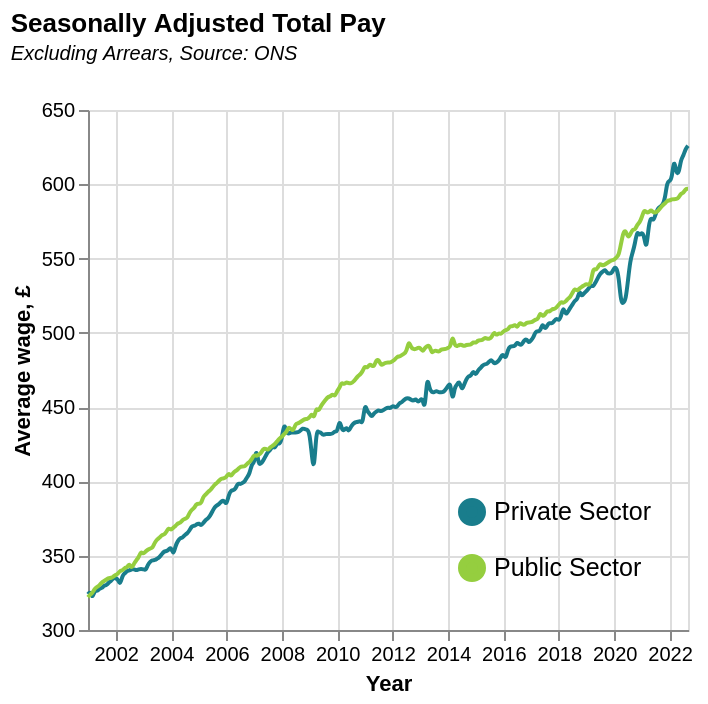

Vega-Lite specification stored for this chart:
### Vega-Lite specification from a JSON file in a GitHub repository (floating-point values rounded to 4 significant figures; data arrays with more than 128 entries replaced by an {"elided": "..."} marker saying what was removed)
{"title": {"text": "Seasonally Adjusted Total Pay", "subtitle": "Excluding Arrears, Source: ONS", "subtitleFontStyle": "italic", "subtitleFontSize": 10, "anchor": "start", "color": "black"}, "transform": [{"calculate": "replace(datum.Date, ' JAN', '-01')", "as": "Date1"}, {"calculate": "replace(datum.Date1, ' FEB', '-02')", "as": "Date2"}, {"calculate": "replace(datum.Date2, ' MAR', '-03')", "as": "Date3"}, {"calculate": "replace(datum.Date3, ' APR', '-04')", "as": "Date4"}, {"calculate": "replace(datum.Date4, ' MAY', '-05')", "as": "Date5"}, {"calculate": "replace(datum.Date5, ' JUN', '-06')", "as": "Date6"}, {"calculate": "replace(datum.Date6, ' JUL', '-07')", "as": "Date7"}, {"calculate": "replace(datum.Date7, ' AUG', '-08')", "as": "Date8"}, {"calculate": "replace(datum.Date8, ' SEP', '-09')", "as": "Date9"}, {"calculate": "replace(datum.Date9, ' OCT', '-10')", "as": "Date10"}, {"calculate": "replace(datum.Date10, ' NOV', '-11')", "as": "Date11"}, {"calculate": "replace(datum.Date11, ' DEC', '-12')", "as": "Date12"}, {"calculate": "timeParse(datum.Date12, '%Y-%m')", "as": "DateClean"}, {"filter": "datum.Year>=minYear"}, {"filter": "datum.Year<=maxYear"}], "params": [{"name": "minYear", "value": 2001, "bind": {"input": "range", "min": 2001, "max": 2022, "step": 1, "name": "Start year:"}}, {"name": "maxYear", "value": 2022, "bind": {"input": "range", "min": 2001, "max": 2022, "step": 1, "name": "End year:"}}], "layer": [{"mark": {"type": "line", "interpolate": "basis"}, "encoding": {"color": {"field": "Type", "legend": {"orient": "bottom-right", "columns": 1, "title": null, "symbolStrokeWidth": 4, "labelFontSize": 12.5}, "scale": {"scheme": "darkmulti"}}, "x": {"field": "DateClean", "type": "temporal", "title": "Year"}, "y": {"field": "Value", "type": "quantitative", "title": "Average wage, £", "scale": {"domain": [300, 650]}}}}, {"mark": "point", "encoding": {"opacity": {"value": 0}, "x": {"field": "DateClean", "type": "temporal"}}, "selection": {"selector040": {"type": "single", "nearest": true, "on": "mouseover", "fields": ["DateClean"], "empty": "none"}}}, {"mark": "point", "encoding": {"color": {"field": "Type", "type": "nominal"}, "opacity": {"condition": {"value": 1, "selection": "selector040"}, "value": 0}, "x": {"field": "DateClean", "type": "temporal"}, "y": {"field": "Value", "type": "quantitative"}}}, {"mark": {"type": "rule", "color": "gray"}, "encoding": {"x": {"field": "DateClean", "type": "temporal"}}, "transform": [{"filter": {"selection": "selector040"}}]}, {"mark": {"type": "text", "align": "right", "dx": 5, "dy": -30, "fontSize": 15, "fontWeight": "bold"}, "encoding": {"color": {"field": "Type", "type": "nominal"}, "text": {"condition": {"field": "Value", "type": "quantitative", "selection": "selector040"}, "value": " "}, "x": {"field": "DateClean", "type": "temporal"}, "y": {"field": "Value", "type": "quantitative"}}}], "height": 260, "width": "container", "$schema": "https://vega.github.io/schema/vega-lite/v5.json", "data": {"values": {"elided": "522 records"}}}
